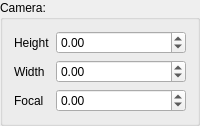
          <widget class="QGroupBox" name="camera_gb">
           <property name="sizePolicy">
            <sizepolicy hsizetype="Preferred" vsizetype="Maximum">
             <horstretch>0</horstretch>
             <verstretch>0</verstretch>
            </sizepolicy>
           </property>
           <property name="minimumSize">
            <size>
             <width>0</width>
             <height>0</height>
            </size>
           </property>
           <property name="title">
            <string>Camera:</string>
           </property>
           <layout class="QFormLayout" name="formLayout_15">
            <item row="0" column="0">
             <widget class="QLabel" name="label_54">
              <property name="text">
               <string>Height</string>
              </property>
             </widget>
            </item>
            <item row="0" column="1">
             <widget class="QDoubleSpinBox" name="cam_h">
              <property name="minimum">
               <double>-10000000.000000000000000</double>
              </property>
              <property name="maximum">
               <double>100000.000000000000000</double>
              </property>
             </widget>
            </item>
            <item row="1" column="0">
             <widget class="QLabel" name="label_55">
              <property name="text">
               <string>Width</string>
              </property>
             </widget>
            </item>
            <item row="1" column="1">
             <widget class="QDoubleSpinBox" name="cam_w">
              <property name="minimum">
               <double>-10000000.000000000000000</double>
              </property>
              <property name="maximum">
               <double>100000.000000000000000</double>
              </property>
             </widget>
            </item>
            <item row="2" column="0">
             <widget class="QLabel" name="label_56">
              <property name="text">
               <string>Focal</string>
              </property>
             </widget>
            </item>
            <item row="2" column="1">
             <widget class="QDoubleSpinBox" name="cam_focal">
              <property name="minimum">
               <double>-10000000.000000000000000</double>
              </property>
              <property name="maximum">
               <double>100000.000000000000000</double>
              </property>
             </widget>
            </item>
           </layout>
          </widget>
